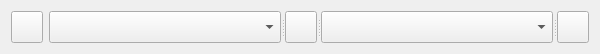
<?xml version="1.0" encoding="UTF-8"?>
<ui version="4.0">
 <class>StyleManagerTool</class>
 <widget class="QWidget" name="StyleManagerTool">
  <property name="geometry">
   <rect>
    <x>0</x>
    <y>0</y>
    <width>600</width>
    <height>50</height>
   </rect>
  </property>
  <property name="sizePolicy">
   <sizepolicy hsizetype="Fixed" vsizetype="Fixed">
    <horstretch>0</horstretch>
    <verstretch>0</verstretch>
   </sizepolicy>
  </property>
  <property name="maximumSize">
   <size>
    <width>600</width>
    <height>50</height>
   </size>
  </property>
  <property name="windowTitle">
   <string>Form</string>
  </property>
  <layout class="QGridLayout" name="gridLayout">
   <item row="0" column="0">
    <widget class="QPushButton" name="layerPushButton">
     <property name="sizePolicy">
      <sizepolicy hsizetype="Fixed" vsizetype="Fixed">
       <horstretch>0</horstretch>
       <verstretch>0</verstretch>
      </sizepolicy>
     </property>
     <property name="minimumSize">
      <size>
       <width>32</width>
       <height>32</height>
      </size>
     </property>
     <property name="maximumSize">
      <size>
       <width>32</width>
       <height>32</height>
      </size>
     </property>
     <property name="toolTip">
      <string>Inspect Features Tool</string>
     </property>
     <property name="text">
      <string/>
     </property>
     <property name="icon">
      <iconset resource="../../resources.qrc">
       <normaloff>:/plugins/DsgTools/icons/layers.png</normaloff>:/plugins/DsgTools/icons/layers.png</iconset>
     </property>
     <property name="iconSize">
      <size>
       <width>28</width>
       <height>28</height>
      </size>
     </property>
     <property name="checkable">
      <bool>true</bool>
     </property>
    </widget>
   </item>
   <item row="0" column="1">
    <widget class="QSplitter" name="splitter">
     <property name="orientation">
      <enum>Qt::Horizontal</enum>
     </property>
     <widget class="QComboBox" name="dbComboBox"/>
     <widget class="QPushButton" name="refreshPushButton">
      <property name="sizePolicy">
       <sizepolicy hsizetype="Fixed" vsizetype="Fixed">
        <horstretch>0</horstretch>
        <verstretch>0</verstretch>
       </sizepolicy>
      </property>
      <property name="maximumSize">
       <size>
        <width>32</width>
        <height>32</height>
       </size>
      </property>
      <property name="toolTip">
       <string>Refresh database list</string>
      </property>
      <property name="text">
       <string/>
      </property>
      <property name="icon">
       <iconset resource="../../resources.qrc">
        <normaloff>:/plugins/DsgTools/icons/refresh.png</normaloff>:/plugins/DsgTools/icons/refresh.png</iconset>
      </property>
     </widget>
     <widget class="QComboBox" name="styleComboBox"/>
     <widget class="QPushButton" name="applyPushButton">
      <property name="sizePolicy">
       <sizepolicy hsizetype="Fixed" vsizetype="Fixed">
        <horstretch>0</horstretch>
        <verstretch>0</verstretch>
       </sizepolicy>
      </property>
      <property name="maximumSize">
       <size>
        <width>32</width>
        <height>32</height>
       </size>
      </property>
      <property name="text">
       <string/>
      </property>
      <property name="icon">
       <iconset resource="../../resources.qrc">
        <normaloff>:/plugins/DsgTools/icons/areaTool.png</normaloff>:/plugins/DsgTools/icons/areaTool.png</iconset>
      </property>
     </widget>
    </widget>
   </item>
  </layout>
 </widget>
 <resources>
  <include location="../../resources.qrc"/>
 </resources>
 <connections/>
</ui>
